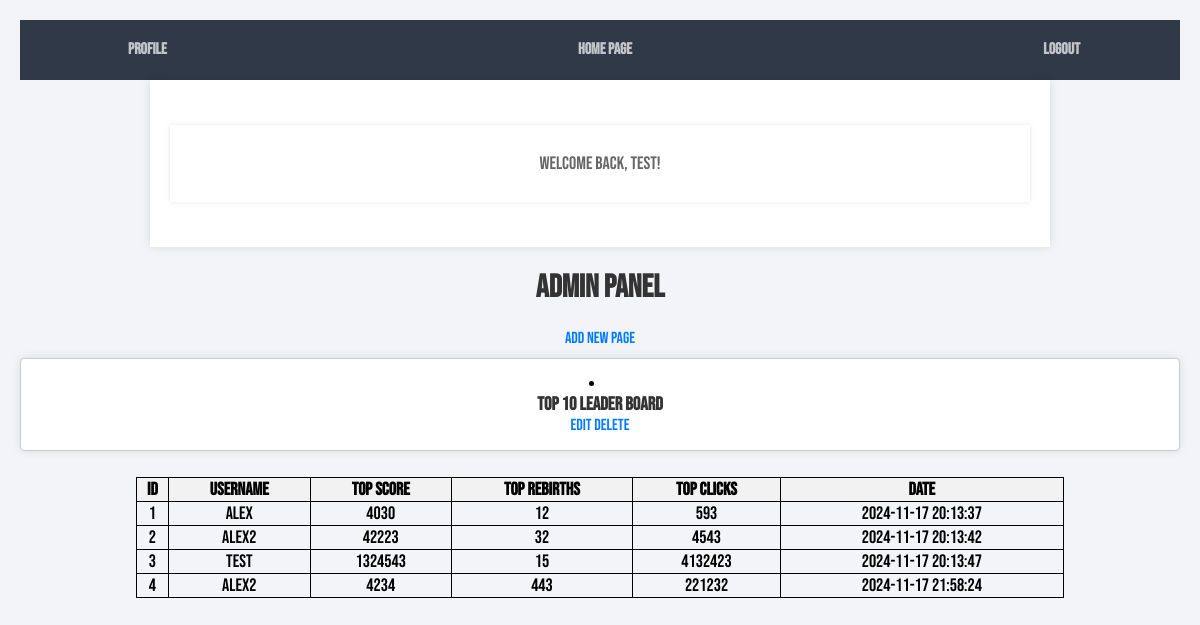
Page /admin.php (signed in) on the committed database.
### tables this page shows
CREATE TABLE `pages` (
  `id` int(11) NOT NULL,
  `title1` varchar(255) DEFAULT NULL,
  `text1` text DEFAULT NULL,
  `image1` varchar(255) DEFAULT NULL,
  `title2` varchar(255) DEFAULT NULL,
  `text2` text DEFAULT NULL,
  `image2` varchar(255) DEFAULT NULL,
  `title3` varchar(255) DEFAULT NULL,
  `text3` text DEFAULT NULL,
  `image3` varchar(255) DEFAULT NULL
);

CREATE TABLE `trackeduserinformation` (
  `ID` int(11) NOT NULL,
  `userid` int(11) NOT NULL,
  `TopScore` int(11) NOT NULL,
  `TopRebirths` int(11) NOT NULL,
  `TopClicks` int(11) NOT NULL,
  `Date` timestamp NOT NULL DEFAULT current_timestamp() ON UPDATE current_timestamp()
);

CREATE TABLE `accounts` (
  `id` int(11) NOT NULL,
  `username` varchar(50) NOT NULL,
  `password` varchar(255) NOT NULL,
  `email` varchar(100) NOT NULL,
  `activation_code` varchar(50) DEFAULT ''
);

### admin.php (the view, shortened to what this page needs)
<?php
include 'setup.php';
$sql = "SELECT * FROM pages";
$result = $conn->query($sql);
?>
<!DOCTYPE html>
<html lang="en">
<head>
    <link rel="stylesheet" href="css/style.css">
</head>
<body class="loggedin">
    <nav class="navtop">
        <div>
            <a href="profile.php"><i class="fas fa-user-circle"></i>Profile</a>
            <a href="index.php"><i class="fas fa-user-circle"></i>Home page</a>
            <a href="logout.php"><i class="fas fa-sign-out-alt"></i>Logout</a>
        </div>
    </nav>
    <div class="content">
        <p>Welcome back, <?= htmlspecialchars($_SESSION['name'], ENT_QUOTES) ?>!</p>
    </div>
</body>
</html>
<!DOCTYPE html>
<html>
<head>
</head>
<body>
  <h1>Admin Panel</h1>
  <a href="add_page.php">Add New Page</a>
  <?php while ($row = $result->fetch_assoc()): ?>
      <li>
        <h3><?php echo $row['title1']; ?></h3>
        <a href="edit_page.php?id=<?php echo $row['id']; ?>">Edit</a>
        <a href="delete_page.php?id=<?php echo $row['id']; ?>">Delete</a>
      </li>
    <?php endwhile; ?>
  <ul>
  <?php
$sql = "SELECT
            trackeduserinformation.ID,
            accounts.username,
            trackeduserinformation.TopScore,
            trackeduserinformation.TopRebirths,
            trackeduserinformation.TopClicks,
            trackeduserinformation.Date
        FROM trackeduserinformation
        LEFT JOIN accounts
        ON trackeduserinformation.userid = accounts.id";
$result = $conn->query($sql);
?>
<html>
<body>
    <table>
        <tr>
            <th>ID</th>
            <th>Username</th>
            <th>Top Score</th>
            <th>Top Rebirths</th>
            <th>Top Clicks</th>
            <th>Date</th>
        </tr>
        <?php
        if ($result->num_rows > 0) {
            while ($row = $result->fetch_assoc()) {
                echo "<tr>";
                echo "<td>" . htmlspecialchars($row['ID']) . "</td>";
                echo "<td>" . htmlspecialchars($row['username']) . "</td>";
                echo "<td>" . htmlspecialchars($row['TopScore']) . "</td>";
                echo "<td>" . htmlspecialchars($row['TopRebirths']) . "</td>";
                echo "<td>" . htmlspecialchars($row['TopClicks']) . "</td>";
                echo "<td>" . htmlspecialchars($row['Date']) . "</td>";
                echo "</tr>";
            }
        } else {
            echo "<tr><td colspan='6'>No data found</td></tr>";
        }
        ?>
    </table>
</body>
</html>
</body>
</html>

### css/style.css (style rules this page uses)
* { box-sizing: border-box; text-align: center; }
.loggedin { padding: 20px; }
.navtop { background-color: #333; color: #fff; height: 60px; width: 100%; display: flex; align-items: center; justify-content: center; padding: 0 20px; }
.navtop div { width: 100%; display: flex; justify-content: space-between; align-items: center; }
.navtop a { color: #fff; text-decoration: none; padding: 0 20px; line-height: 60px; }
.content { max-width: 900px; margin: 30px auto; background-color: #fff; padding: 20px; box-shadow: 0 0 10px rgba(0, 0, 0, 0.1); }
.content p { font-size: 18px; line-height: 1.5; color: #666; }
h1, h2 { color: #333; text-align: center; }
ul { list-style-type: none; padding: 0; }
li { background-color: #fff; margin: 10px 0; padding: 15px; border: 1px solid #ccc; border-radius: 4px; box-shadow: 0 0 10px rgba(0, 0, 0, 0.1); }
li h3 { margin: 0; color: #333; }
a { text-decoration: none; color: #007bff; }
body { font-family: "Bebas Neue", Arial, Helvetica, sans-serif; margin: 0; background-color: #00A8F3; height: 100vh; width: 100vw; display: flex; flex-direction: column; overflow: hidden; }
.navtop { background-color: #2f3947; height: 60px; width: 100%; border: 0; }
.navtop div { display: flex; margin: 0 auto; width: 1000px; height: 100%; }
.navtop div h1, .navtop div a { display: inline-flex; align-items: center; }
.navtop div a { padding: 0 20px; text-decoration: none; color: #c1c4c8; font-weight: bold; }
.navtop div a i { padding: 2px 8px 0 0; }
body.loggedin { background-color: #f3f4f7; }
.content { width: 1000px; margin: 0 auto; }
.content > p, .content > div { box-shadow: 0 0 5px 0 rgba(0, 0, 0, 0.1); margin: 25px 0; padding: 25px; background-color: #fff; }

### admin.php (style rules this page uses)
table { margin: auto; font-size: 18px; text-align: center; border-collapse: collapse; width: 80%; }
th, td { border: 1px solid black; }
th { background-color: #f2f2f2; }

### rows in the picture
pages: title1 "Top 10 Leader board"
trackeduserinformation: ID "1", userid.username "Alex", TopScore "4030", TopRebirths "12", TopClicks "593", Date "2024-11-17 20:13:37"
trackeduserinformation: ID "2", userid.username "Alex2", TopScore "42223", TopRebirths "32", TopClicks "4543", Date "2024-11-17 20:13:42"
trackeduserinformation: ID "3", userid.username "test", TopScore "1324543", TopRebirths "15", TopClicks "4132423", Date "2024-11-17 20:13:47"
trackeduserinformation: ID "4", userid.username "Alex2", TopScore "4234", TopRebirths "443", TopClicks "221232", Date "2024-11-17 21:58:24"

### other values in the picture
$_SESSION['name'] "test"
